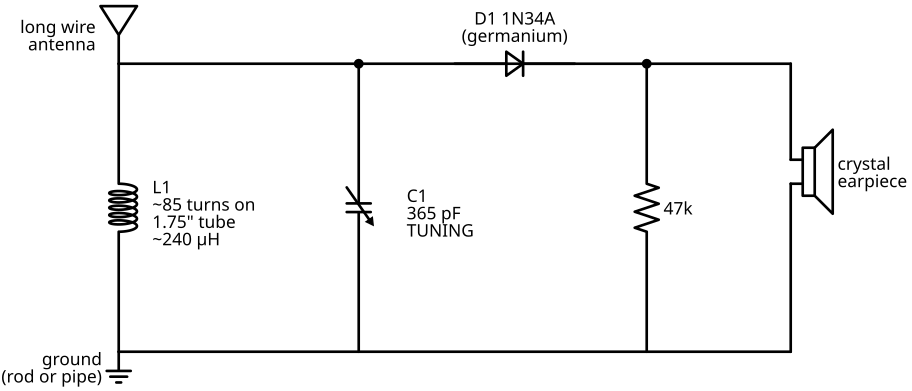

Source code (Python):
"""Crystal radio (Unit 2). Run: python crystal_radio.py -> crystal_radio.svg"""
import schemdraw
import schemdraw.elements as elm

with schemdraw.Drawing(file="crystal_radio.svg", show=False) as d:
    d.config(fontsize=13, unit=3)
    BOT, TOP = 0, 6
    XL, XC, XD, XR, XE = 0, 5, 7, 11, 14

    elm.Antenna().at((XL, TOP)).label("long wire\nantenna", loc="left")
    elm.Line().at((XL, TOP)).right().tox(XE)
    elm.Line().at((XL, BOT)).right().tox(XE)
    elm.Ground().at((XL, BOT)).label("ground\n(rod or pipe)", loc="left")

    elm.Inductor2(loops=5).at((XL, TOP)).down().toy(BOT)
    elm.Label().at((XL + 0.6, TOP / 2)).label("L1\n~85 turns on\n1.75\" tube\n~240 µH", halign="left")

    elm.Dot().at((XC, TOP))
    elm.CapacitorVar().at((XC, TOP)).down().toy(BOT)
    elm.Label().at((XC + 0.9, TOP / 2)).label("C1\n365 pF\nTUNING", halign="left")

    elm.Diode().at((XD, TOP)).right().length(2.5).label("D1  1N34A\n(germanium)")
    n = elm.Dot().at((XR, TOP))
    elm.Resistor().at((XR, TOP)).down().toy(BOT).label("47k", loc="bottom")

    sp = elm.Speaker().right().anchor("in1").at((XE, TOP - 2)).label("crystal\nearpiece", loc="right")
    elm.Line().at((XE, TOP)).down().to(sp.in1)
    elm.Wire("|-").at(sp.in2).to((XE, BOT))
